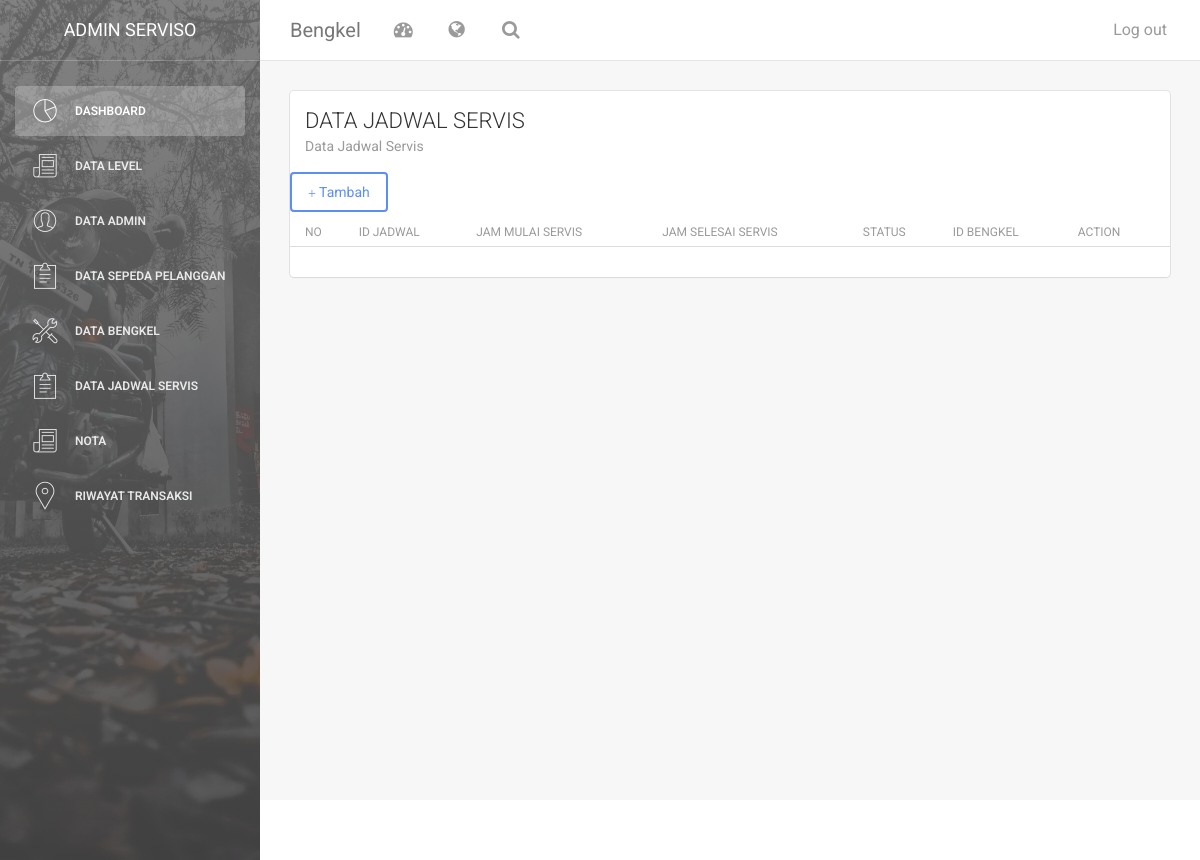
The page /index.php/jadwal on the database as committed earlier.
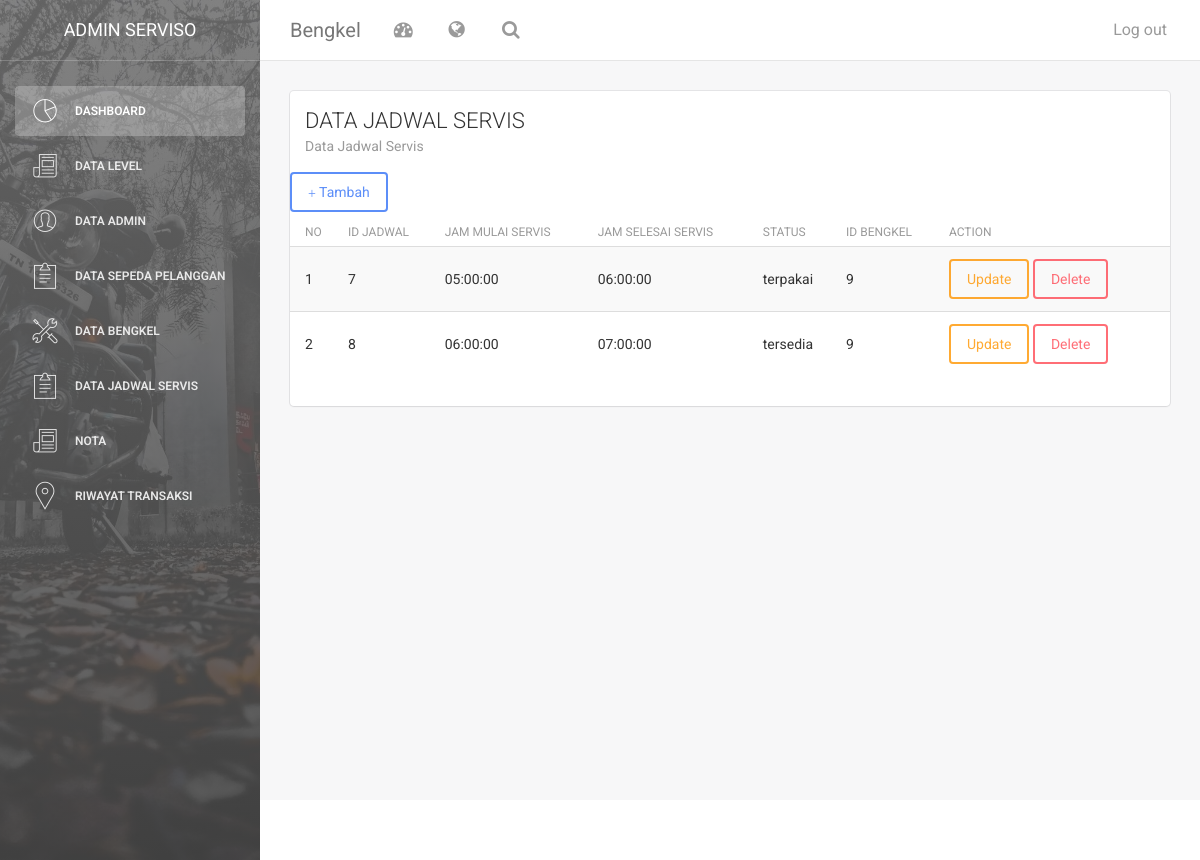
The same page on the database as committed later.
### tables this page shows
CREATE TABLE `jadwal` (
  `id_jadwal` int(50) NOT NULL,
  `jadwal_mulai` time NOT NULL,
  `jadwal_selesai` time NOT NULL,
  `id_bengkel` int(11) NOT NULL,
  `status` varchar(10) NOT NULL
);

CREATE TABLE `bengkel` (
  `id_bengkel` int(50) NOT NULL,
  `stok` int(50) NOT NULL,
  `deskripsi` text NOT NULL,
  `alamat` text NOT NULL,
  `jadwal` time DEFAULT NULL,
  `jam_tutup` time NOT NULL,
  `nama_bengkel` varchar(225) NOT NULL,
  `foto` text NOT NULL
);

### application/controllers/jadwal.php (called while the page is built, shortened)
<?php
class jadwal extends CI_Controller {
        public function __construct()
        {
          $this->load->model('jadwal_m');
          $this->load->library('form_validation');
      }
	public function index()
	{
        $data['konten']="v_jadwal";
        $this->load->model('bengkel_m', 'beng');
		$data['data_bengkel']=$this->beng->get_bengkel();
        $this->load->model('jadwal_m');
        $data['arr']=$this->jadwal_m->get_jadwal();
        $this->load->view('dashboard',$data, FALSE);
        }
    }

### index.php (called while the page is built, shortened)
<?php
require_once BASEPATH.'core/CodeIgniter.php';

### application/models/jadwal_m.php (called while the page is built, shortened)
<?php
class jadwal_m extends CI_Model {
	public function get_jadwal()
	{
       $arr= $this->db->join('bengkel','bengkel.id_bengkel=jadwal.id_bengkel')
                        ->get('jadwal')->result();
                        return $arr;
    }
}

### application/views/v_jadwal.php (the view, shortened to what this page needs)
<div class="content">
            <div class="container-fluid">
                <div class="row">
                    <div class="col-md-12">
                        <div class="card">
                            <div class="header">
                            <h4 class="title">DATA JADWAL SERVIS</h4>
                                <p class="category">Data Jadwal Servis</p>
                            </div>
                            <div class="content table-responsive table-full-width">
                                <table class="table table-hover table-striped">
                                <a href="#tambah" class="btn btn-primary" data-toggle="modal"><span class="glyphicon glyphicon-plus"></span> Tambah</a>
                                    <thead>
                                        <th>NO</th>
                                        <th>ID JADWAL</th>
                                        <th>JAM MULAI SERVIS</th>
                                        <th>JAM SELESAI SERVIS</th>
                                        <th>STATUS</th>
                                        <th>ID BENGKEL</th>
                                        <th>ACTION</th>
                                    </thead>
                                    <?php
                                     $no=0;
                                 foreach ($arr as $dt_jadwal) {
                                    $no++;
                                        echo '<tr>
                                <td>'.$no.'</td>
                                <td>'.$dt_jadwal->id_jadwal.'</td>
                                <td>'.$dt_jadwal->jadwal_mulai.'</td>
                                <td>'.$dt_jadwal->jadwal_selesai.'</td>
                                <td>'.$dt_jadwal->status.'</td>
                                <td>'.$dt_jadwal->id_bengkel.'</td>
                                <td><a href="#update_jadwal" class="btn btn-warning" data-toggle="modal" onclick="tm_detail('.$dt_jadwal->id_jadwal.')">Update</a>
                                <a href="'.base_url('index.php/jadwal/hapus_jadwal/'.$dt_jadwal->id_jadwal).'" onclick="return confirm(\'anda yakin?\')" class="btn btn-danger">Delete</a></td>
                             </tr>';
                                }
                                ?>
                                </table>
    </div>
  </div>
</div>
                            </div>
                        </div>
                    </div>
                </div>
            </div>
        <footer class="footer">
            <div class="container-fluid">
                <nav class="pull-left">
                    <ul>
                        <li>
                            <a href="#">
                            </a>
                        </li>
                        <li>
                            <a href="#">
                            </a>
                        </li>
                        <li>
                            <a href="#">
                            </a>
                        </li>
                    </ul>
                </nav>
            </div>
        </footer>

### application/views/dashboard.php (shortened to what this page needs)
<!doctype html>
<html lang="en">
<head>
    <link href="<?php echo base_url(); ?>assets/css/bootstrap.min.css" rel="stylesheet" />
    <link href="<?php echo base_url(); ?>assets/css/animate.min.css" rel="stylesheet"/>
    <link href="<?php echo base_url(); ?>assets/css/light-bootstrap-dashboard.css?v=1.4.0" rel="stylesheet"/>
    <link href="<?php echo base_url(); ?>assets/css/demo.css" rel="stylesheet" />
    <link href="http://maxcdn.bootstrapcdn.com/font-awesome/4.2.0/css/font-awesome.min.css" rel="stylesheet">
    <link href="<?php echo base_url(); ?>assets/css/pe-icon-7-stroke.css" rel="stylesheet" />
</head>
<body>
<div class="wrapper">
    <div class="sidebar" data-color="white" data-image="<?php echo base_url(); ?>/assets/img/1.jpeg">
    	<div class="sidebar-wrapper">
            <div class="logo">
                <a href="http://www.creative-tim.com" class="simple-text">
                    ADMIN SERVISO
                </a>
            </div>
            <ul class="nav">
                <li class="active">
                <a href="<?php echo base_url('index.php/home_user')?>">
                        <i class="pe-7s-graph"></i>
                        <p>Dashboard</p>
                    </a>
                </li>
                <li>
                    <a href="<?php echo base_url('index.php/level')?>">
                        <i class="pe-7s-news-paper"></i>
                        <p>Data Level</p>
                    </a>
                </li>
                <li>
                    <a href="<?php echo base_url('index.php/admin')?>">
                        <i class="pe-7s-user"></i>
                        <p>DATA ADMIN</p>
                    </a>
                </li>
                <li>
                <a href="<?php echo base_url('index.php/sepeda')?>">
                        <i class="pe-7s-note2"></i>
                        <p>Data Sepeda Pelanggan</p>
                    </a>
                </li>
                <li>
                <a href="<?php echo base_url('index.php/bengkel')?>">
                <i class="pe-7s-tools"></i>
                <p>Data Bengkel</p>
                </a>
                </li>
                <li>
                <a href="<?php echo base_url('index.php/jadwal')?>">
                        <i class="pe-7s-note2"></i>
                        <p>Data Jadwal Servis</p>
                    </a>
                </li>
                <li>
                <li>
                <a href="<?php echo base_url('index.php/Nota')?>">
                <i class="pe-7s-news-paper"></i>
                <p>Nota</p>
                </a>
                </li>
                <li>
                    <a href="<?php echo base_url('index.php/Riwayat_transaksi')?>">
                        <i class="pe-7s-map-marker"></i>
                        <p>Riwayat Transaksi</p>
                    </a>
                </li>
            </ul>
    	</div>
    </div>
    <div class="main-panel">
        <nav class="navbar navbar-default navbar-fixed">
            <div class="container-fluid">
                <div class="navbar-header">
                    <a class="navbar-brand" href="#">Bengkel</a>
                </div>
                <div class="collapse navbar-collapse">
                    <ul class="nav navbar-nav navbar-left">
                        <li>
                            <a href="#" class="dropdown-toggle" data-toggle="dropdown">
                                <i class="fa fa-dashboard"></i>
                            </a>
                        </li>
                        <li class="dropdown">
                              <a href="#" class="dropdown-toggle" data-toggle="dropdown">
                                    <i class="fa fa-globe"></i>
                              </a>
                        </li>
                        <li>
                           <a href="">
                                <i class="fa fa-search"></i>
                            </a>
                        </li>
                    </ul>
                    <ul class="nav navbar-nav navbar-right">
                        <li>
                            <a href="<?php echo base_url('index.php/Login/logout') ?>">
                                <p>Log out</p>
                            </a>
                        </li>
                    </ul>
                </div>
            </div>
        </nav>
        <?php
				$this->load->view($konten);
            ?>
</body>
</html>

Rows that differ between the two databases and show on the page:
added jadwal: id_jadwal "7", jadwal_mulai "05:00:00", jadwal_selesai "06:00:00", status "terpakai", id_bengkel.id_bengkel "9"
added jadwal: id_jadwal "8", jadwal_mulai "06:00:00", jadwal_selesai "07:00:00", status "tersedia", id_bengkel.id_bengkel "9"
